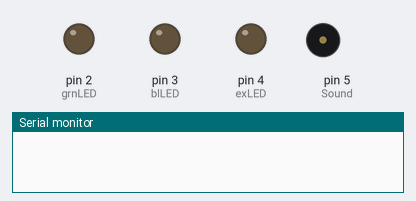
This sketch was run on a simulated Arduino Uno, built with avr-gcc and run on an emulated ATmega328P. Shown: output pins drawn as LEDs (lit = HIGH), buzzer (waves = sounding), the last lines printed to the serial monitor. Random numbers use the default seed unless the sketch sets one.

Above: at 5.5 s.
At 10.05 s:
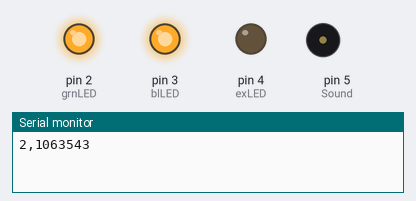
Timing chart, 0 to 12.6 s (numbered marks = the images above):
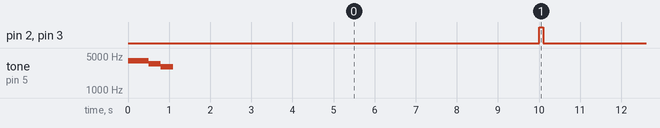

The sketch:

Door_simulator.ino
```cpp
long data[8];
long laundry = 0;
long progr = 0;
long step = 0;
String rfid = "1063543";

static unsigned long TimeOut = 0;

#define Sound 5
#define inPin A1
#define blLED 3
#define grnLED 2
#define exLED 4

void setup() {
	Serial.begin(9600);
	pinMode(inPin, INPUT_PULLUP);      // sets the digital pin 7 as input to sense receiver input signal
	pinMode(grnLED, OUTPUT);
	pinMode(blLED, OUTPUT);
  pinMode(exLED, OUTPUT);
	digitalWrite(grnLED, LOW);
	digitalWrite(blLED, LOW);
  digitalWrite(exLED, LOW);
	TimeOut = millis();
	tone(Sound, 4000, 500);
	delay(500);
	tone(Sound, 3500, 300);
	delay(300);
	tone(Sound, 3000, 300);
	delay(300);
}

void loop() {
	if (millis() - TimeOut >= 10000) {
		TimeOut = millis();
		laundry = random(1,4);
		progr = random(1,10);
		step = random(1,8);
		for (int i = 0; i < 8; i++) {
			data[i] = random(0,255);
		}
		//Serial.println(randDEC);
		//print a random number from 10 to 19
		//randKG = random(10, 0x0fffff);
		//Serial.print("w:"); Serial.print(laundry); Serial.print(",p:"); Serial.print(progr); Serial.print(",s:"); Serial.print(step);
   /*
		for (int i = 0; i < 8; i++) {
			Serial.print(" ");
			Serial.print(data[i]);
		}
		Serial.print(",rfid:"); Serial.print(rfid);
		Serial.print("\r\n");
   */
   Serial.print(laundry);
   Serial.print(",");
   Serial.print(rfid);
   Serial.print("\r\n");

		digitalWrite(grnLED, HIGH);
		digitalWrite(blLED, HIGH);
		delay(100);
		digitalWrite(grnLED, LOW);
		digitalWrite(blLED, LOW);
	}
}
```

Measured:
- by itself, pin 2 (grnLED), pin 3 (blLED): alternates HIGH for 0.10 s and LOW for 9.9 s
